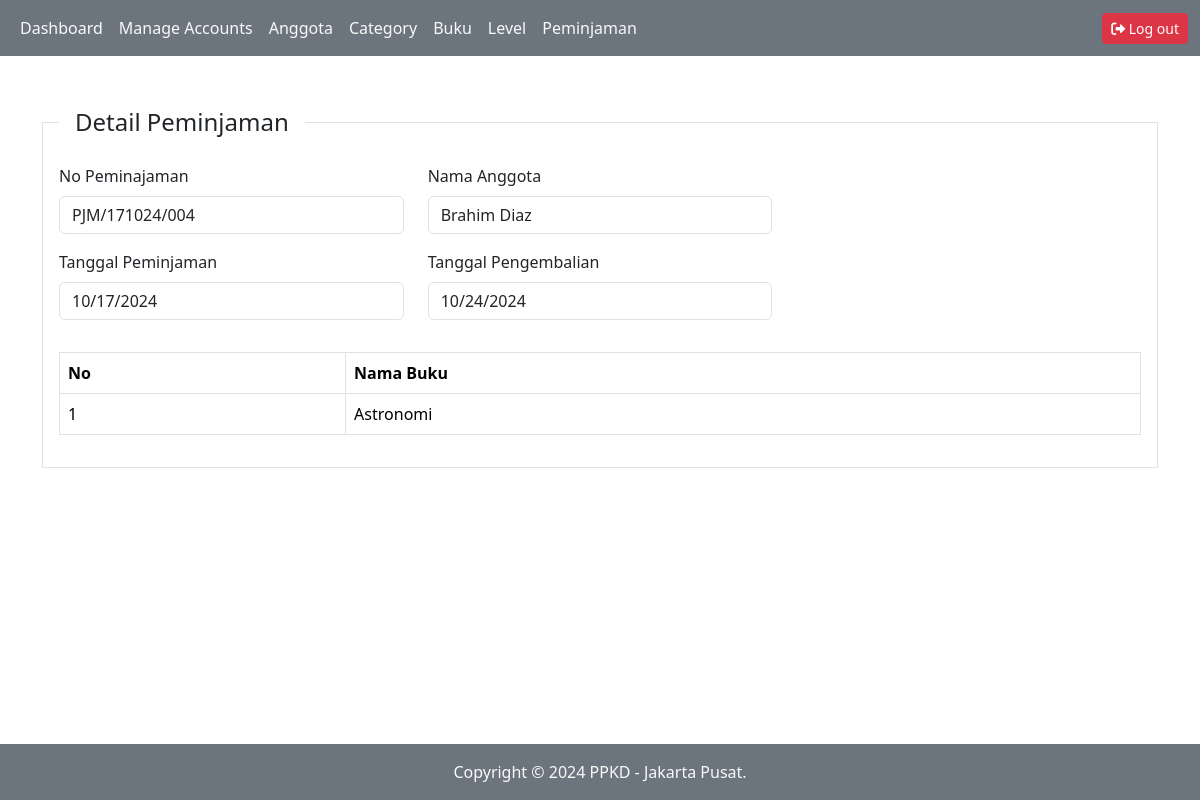
The page /index.php?pg=tambah-peminjaman&detail=9 (signed in) on the database its author committed.
### tables this page shows
CREATE TABLE `peminjaman` (
  `id` int(11) NOT NULL,
  `id_anggota` int(11) NOT NULL,
  `no_peminjaman` varchar(50) NOT NULL,
  `tgl_peminjaman` date NOT NULL,
  `tgl_pengembalian` date NOT NULL,
  `status` varchar(20) NOT NULL,
  `created_at` timestamp NOT NULL DEFAULT current_timestamp(),
  `updated_at` timestamp NOT NULL DEFAULT current_timestamp() ON UPDATE current_timestamp()
);

CREATE TABLE `anggota` (
  `id` int(11) NOT NULL,
  `nama_anggota` varchar(50) NOT NULL,
  `telepon` varchar(16) NOT NULL,
  `email` varchar(50) NOT NULL,
  `alamat` text NOT NULL
);

CREATE TABLE `detail_peminjaman` (
  `id` int(11) NOT NULL,
  `id_peminjaman` int(11) NOT NULL,
  `id_buku` int(11) NOT NULL
);

CREATE TABLE `buku` (
  `id` int(11) NOT NULL,
  `id_kategori` int(11) NOT NULL,
  `nama_buku` varchar(50) NOT NULL,
  `penerbit` varchar(50) NOT NULL,
  `tahun_terbit` varchar(10) NOT NULL,
  `pengarang` varchar(50) NOT NULL,
  `created_at` timestamp NOT NULL DEFAULT current_timestamp(),
  `updated_at` timestamp NOT NULL DEFAULT current_timestamp() ON UPDATE current_timestamp()
);

### content/tambah-peminjaman.php (the view, shortened to what this page needs)
<?php
$id = isset($_GET['detail']) ? $_GET['detail'] : '';
$queryPeminjaman = mysqli_query($koneksi, "SELECT anggota.nama_anggota, peminjaman.* FROM peminjaman LEFT JOIN anggota ON anggota.id = peminjaman.id_anggota WHERE peminjaman.id='$id'");
$rowPeminjam = mysqli_fetch_assoc($queryPeminjaman);
$queryDetailPinjam = mysqli_query($koneksi, "SELECT buku.nama_buku, detail_peminjaman.* FROM detail_peminjaman LEFT JOIN buku ON buku.id = detail_peminjaman.id_buku WHERE id_peminjaman = '$id'");
$queryKodePinjam = mysqli_query($koneksi, "SELECT MAX(id)  AS id_pinjam FROM peminjaman");
$rowPeminjaman = mysqli_fetch_assoc($queryKodePinjam);
$id_pinjam = $rowPeminjaman['id_pinjam'];
$id_pinjam++;
$kode_pinjam = "PJM/" . date('dmy') . "/" .sprintf("%03s", $id_pinjam);
$queryAnggota = mysqli_query($koneksi, "SELECT * FROM anggota");
?>
<div class="mt-5 container">
    <div class="row">
        <div class="col-sm-12">
            <fieldset class="border p-3">
                <legend class="float-none w-auto px-3"><?php echo isset($_GET['detail']) ? 'Detail' : 'Tambah' ?> Peminjaman</legend>
                <form action="" method="post">
                    <div class="mb-3 row">
                        <div class="col-sm-4">
                            <div class="mb-3">
                                <label for="" class="form-label">No Peminajaman</label>
                                <input type="text" class="form-control" name="no_peminjaman" value="<?php echo isset($_GET['detail']) ? $rowPeminjam['no_peminjaman'] : $kode_pinjam ?>" readonly>
                            </div>
                            <div class="mb-3">
                                <label for="" class="form-label">Tanggal Peminjaman</label>
                                <input required type="date" class="form-control" name="tgl_peminjaman" value="<?php echo isset($_GET['detail']) ? $rowPeminjam['tgl_peminjaman'] : "" ?>"  readonly>
                            </div>
                        </div>
                        <div class="col-sm-4">
                            <div class="mb-3">
                                <label for="" class="form-label">Nama Anggota</label>
                                <?php if (!isset($_GET['detail'])): ?>
                                <select name="id_anggota" id="" class="form-control" required readonly>
                                    <option value="">Pilih Anggota</option>
                                    <?php while ($rowAnggota = mysqli_fetch_assoc($queryAnggota)): ?>
                                    <option value="<?php echo $rowAnggota['id'] ?>">
                                        <?php echo $rowAnggota['nama_anggota']; ?>
                                    </option>
                                    <?php endwhile ?>
                                </select>
                                <?php else: ?>
                                    <input type="text" class="form-control" readonly value="<?php echo $rowPeminjam['nama_anggota'] ?>">
                                <?php endif ?>
                            </div>
                            <div class="mb-3">
                                <label for="" class="form-label">Tanggal Pengembalian</label>
                                <input type="date" class="form-control" name="tgl_pengembalian" value="<?php echo isset($_GET['detail']) ? $rowPeminjam['tgl_pengembalian'] : "" ?>" required readonly>
                            </div>
                        </div>
                    </div>
                    <?php if (!empty($_GET['detail'])):?>
                        <table class="table table-bordered">
                                <thead>
                                    <tr>
                                        <th>No </th>
                                        <th>Nama Buku</th>
                                    </tr>
                                </thead>
                                <tbody>
                                    <?php $no = 1; while($rowDetailPeminjaman = mysqli_fetch_assoc($queryDetailPinjam)):?>
                                    <tr>
                                        <td><?php echo $no++ ?></td>
                                        <td><?php echo $rowDetailPeminjaman['nama_buku'] ?></td>
                                    </tr>
                                <?php endwhile ?>
                                </tbody>
                        </table>
                    <?php endif ?>
                </form>
            </fieldset>
        </div>
    </div>
</div>

### rows shown on the page
peminjaman: no_peminjaman "PJM/171024/004", tgl_peminjaman "10/17/2024", id_anggota.nama_anggota "Brahim Diaz", tgl_pengembalian "10/24/2024"
detail_peminjaman: id_buku.nama_buku "Astronomi"
